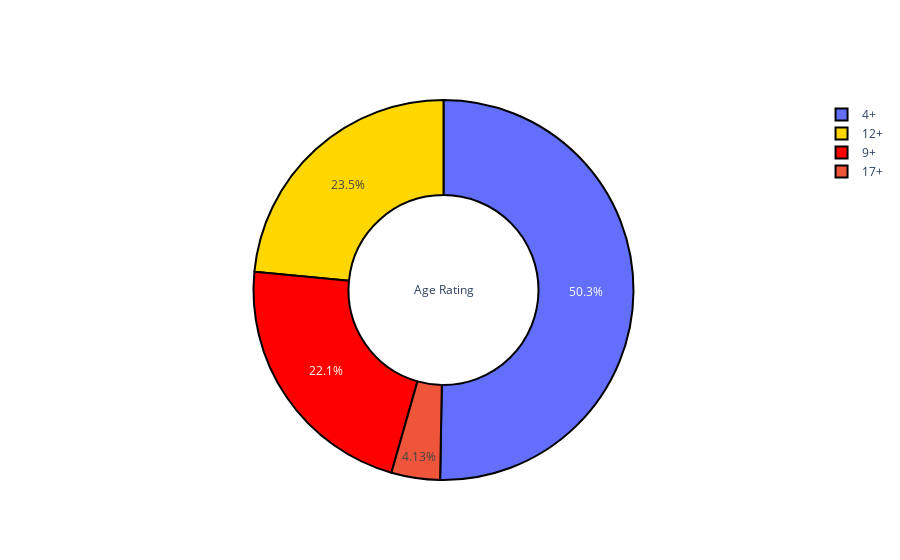

Here is the notebook cell this chart was saved with:
### Markdown cell above
### <font color=darklimegreen>We see that in the above analysis <font color=orange>DETENTION APPS</font> has developed the most no. of apps.</font>


***

<br>



# <font color=cornflowerblue>2.Age Rating</font>

### Code cell
'''A Function To Plot Pie Plot using Plotly'''
'''Takes time to load, click on run twice'''
def pie_plot(cnt_srs, colors, title):
    labels=cnt_srs.index
    values=cnt_srs.values
    trace = go.Pie(labels=labels, 
                   values=values, 
                   title=title, 
                   hoverinfo='percent+value', 
                   textinfo='percent',
                   textposition='inside',
                   hole=0.5,
                   showlegend=True,
                   marker=dict(colors=colors,
                               line=dict(color='#000000',
                                         width=2),
                              )
                  )
    return trace

bold('**MOST OF THE APPS HAVE 4+ AGE RATING**')
py.iplot([pie_plot(data['Age Rating'].value_counts(), ['lightlime', 'gold', 'red'], 'Age Rating')])

### Figure 1 — Plotly figure (JSON) as saved in the notebook; plotly's stock layout.template omitted (floating-point values rounded to 4 significant figures)
{"data": [{"hole": 0.5, "hoverinfo": "percent+value", "labels": ["4+", "12+", "9+", "17+"], "marker": {"colors": ["lightlime", "gold", "red"], "line": {"color": "#000000", "width": 2}}, "showlegend": true, "textinfo": "percent", "textposition": "inside", "title": {"text": "Age Rating"}, "type": "pie", "values": [973, 454, 428, 80]}], "layout": {}}
